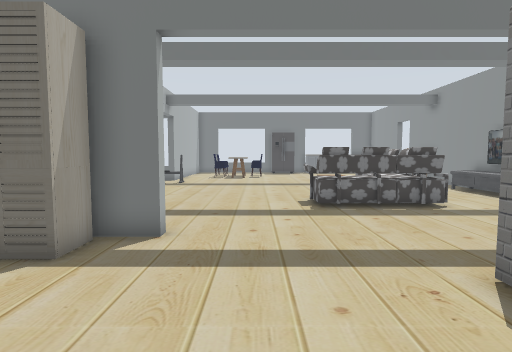
[1] (above)

20 first-person views from a walk through a world built for the Gazebo simulator. The camera is 0.9 m above the floor, tilts 4° down and sees 80° across. The floor is counted in squares, 0.5 m on a side. Each view is taken from the middle of a square. On the plan, view 1 faces up. The plan holds only what a view shows up to about 16 squares ahead; the rest is blank.

[2]
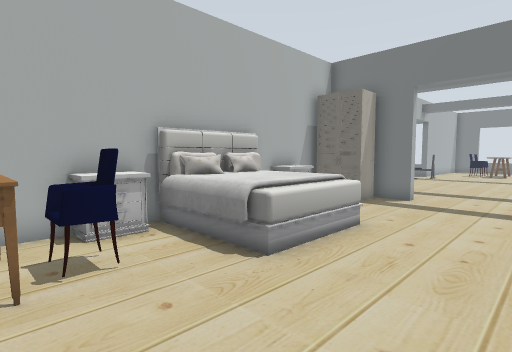

[3]
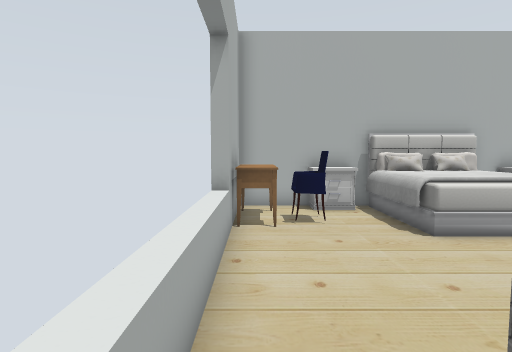

[4]
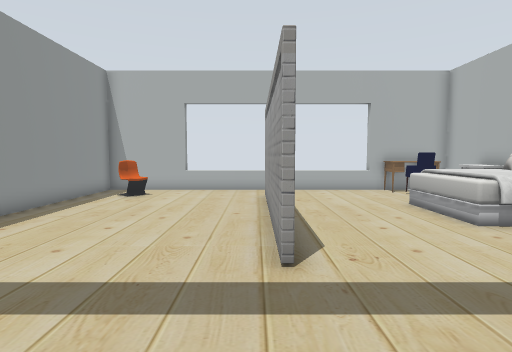

[5]
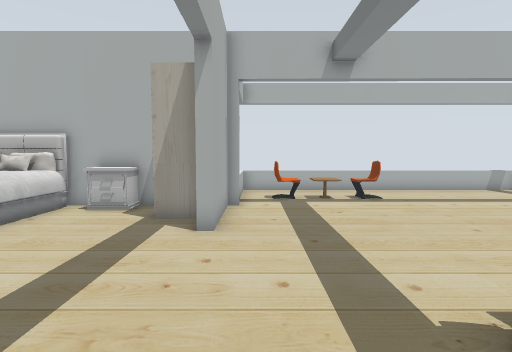

[6]
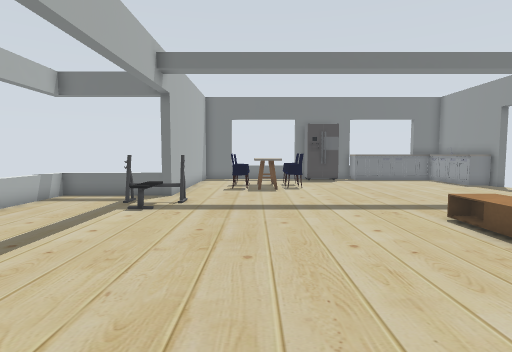

[7]
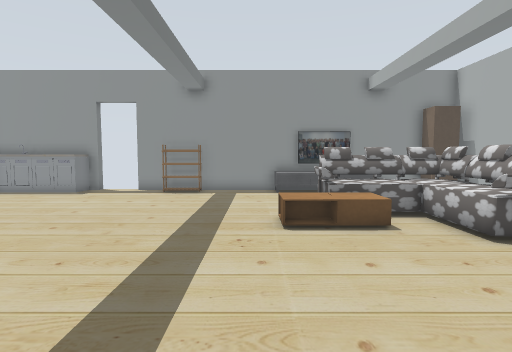

[8]
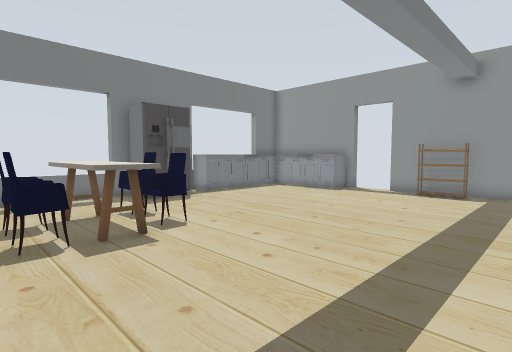

[9]
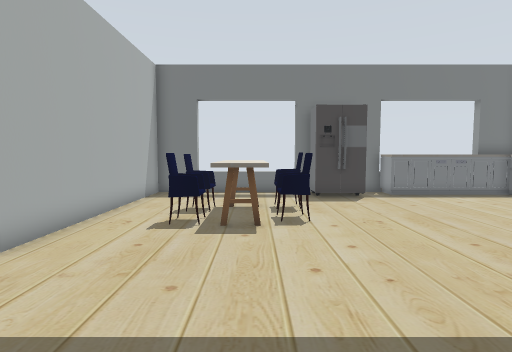

[10]
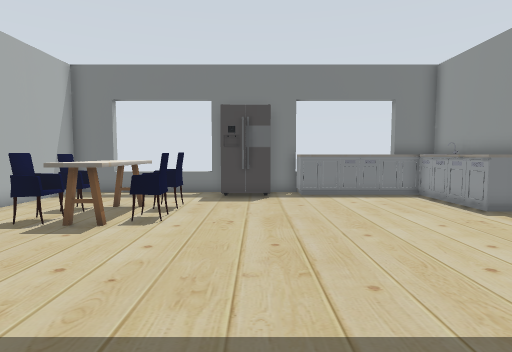

[11]
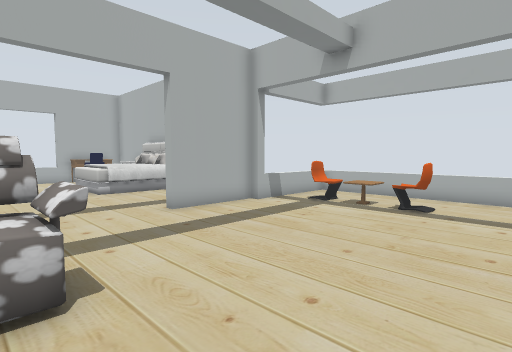

[12]
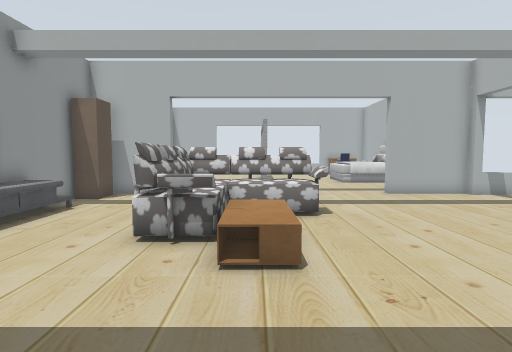

[13]
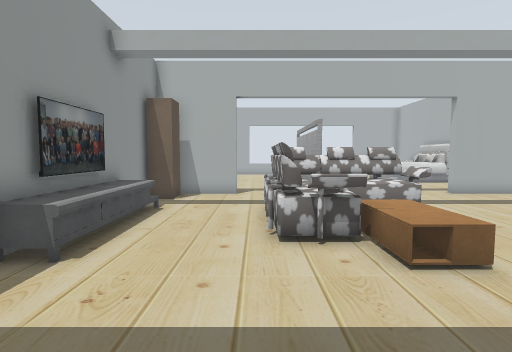

[14]
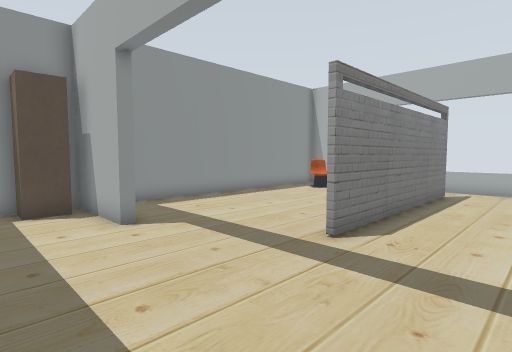

[15]
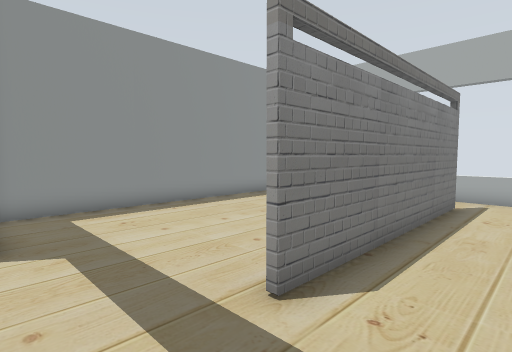

[16]
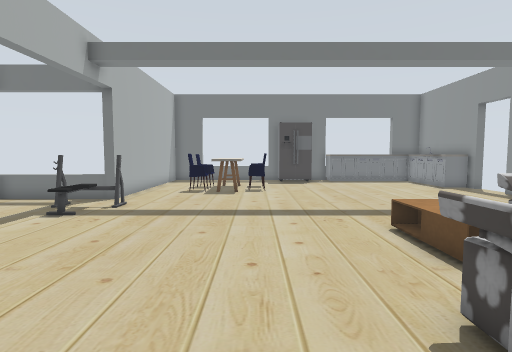

[17]
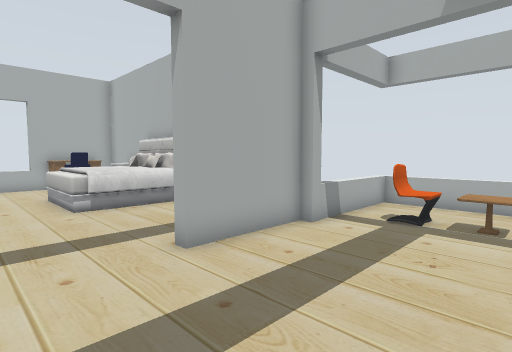

[18]
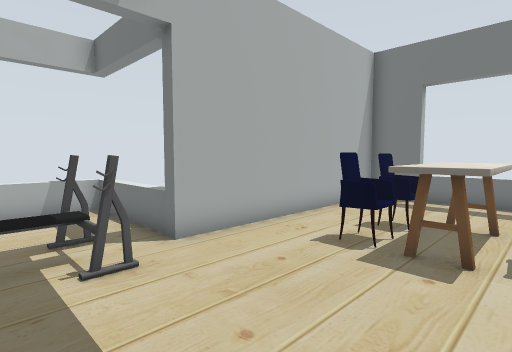

[19]
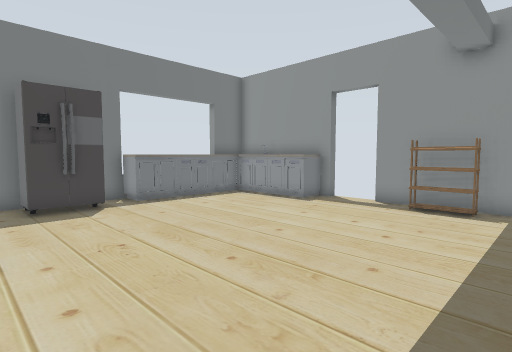

[20]
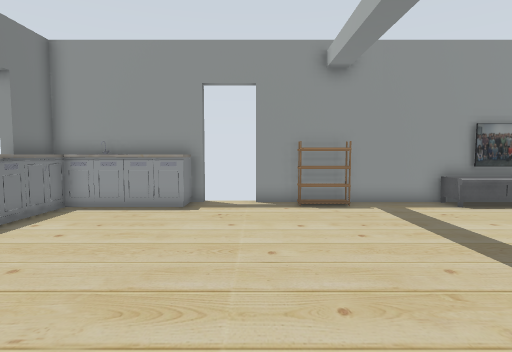

### Floor plan
Key: @ floor where view 1 was taken; # wall or solid block; x gap in a wall; . floor; = window, fence, low wall or low ledge; T coffee table; C TV cabinet; A TV; S sofa; W wardrobe; N nightstand; B bed; H chair; E desk; L table; K kitchen table; I kitchen cabinet; R shoe rack; P brown post; F fridge; O other object.
Columns run from 11 left of view 1 to 12 right of it. Each row starts with its distance up from view 1.
 31      ###====#####    ###
 30      #.......FF.IIIIII #
 29      #.......FF......I #
 28      #...............II#
 27      #...KK..........I #
 26      #..HHKH.........II#
 25      #...KKH...........x
 24      #..HHKH...........
 23      #.................x
 22 =====#.................#
 21 =.....................R#
 20 =...OOO...............R#
 19 =....O.................#
 18 =....O.................#
 17 =......................#
 16 =..............T.....CC#
 15 =..............TTS...CA#
 14 =..............TTS...CA#
 13 =..H............SS....A#
 12 =..H.........SSSSS....A#
 11 =..LL........SSSSS....C#
 10 =..H.............S.....#
  9 =..H...................#
  8 =.....................P#
  7 =====####..........#####
  6      #WW...............#
  5      #WW...............#
  4      #N.......#........#
  3      #N.......#........#
  2      #........#........#
  1      #BBBB....#........#
  0      #BBBB.@..#........#
 -1      #BBBB....#........#
 -2      #BBBB....#........#
 -3      #N.......#........#
 -4      #N.H.....#.....H..#
 -5      #EHH...........HH.#
 -6      #EEE..............#
 -7      #####=========#####

Where each view was taken, in squares from view 1:
view 1: 0 up, 0 right, facing up
view 2: 6 down, 2 right, facing up-left
view 3: 6 down, 5 right, facing left
view 4: 9 up, 4 right, facing down
view 5: 8 up, 5 right, facing left
view 6: 8 up, 2 left, facing up
view 7: 17 up, 4 left, facing right
view 8: 17 up, 4 left, facing up-right
view 9: 16 up, 1 left, facing up
view 10: 16 up, 3 right, facing up
view 11: 16 up, 3 right, facing down-left
view 12: 21 up, 4 right, facing down
view 13: 21 up, 7 right, facing down
view 14: 10 up, 0 right, facing down-right
view 15: 7 up, 1 right, facing down-right
view 16: 9 up, 0 right, facing up
view 17: 12 up, 1 right, facing down-left
view 18: 18 up, 0 right, facing up-left
view 19: 18 up, 0 right, facing up-right
view 20: 23 up, 0 right, facing right
